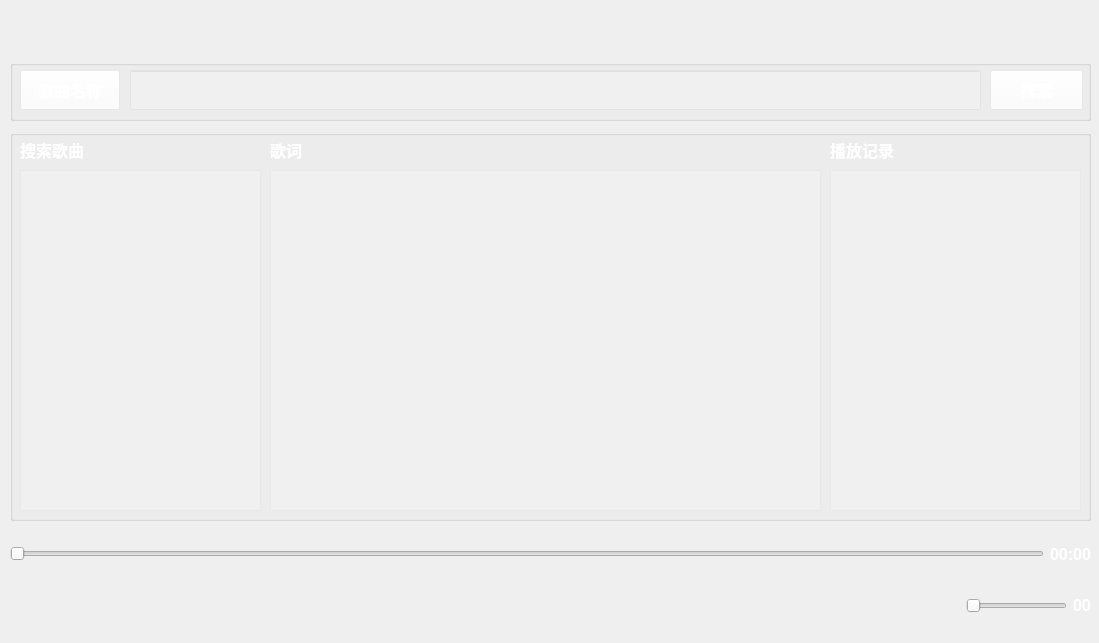
<?xml version="1.0" encoding="UTF-8"?>
<ui version="4.0">
 <class>MainWidget</class>
 <widget class="QWidget" name="MainWidget">
  <property name="geometry">
   <rect>
    <x>0</x>
    <y>0</y>
    <width>1099</width>
    <height>643</height>
   </rect>
  </property>
  <property name="windowTitle">
   <string>MainWidget</string>
  </property>
  <widget class="QGroupBox" name="groupBox">
   <property name="geometry">
    <rect>
     <x>10</x>
     <y>60</y>
     <width>1081</width>
     <height>61</height>
    </rect>
   </property>
   <property name="title">
    <string/>
   </property>
   <widget class="QPushButton" name="pushButton">
    <property name="geometry">
     <rect>
      <x>10</x>
      <y>10</y>
      <width>100</width>
      <height>40</height>
     </rect>
    </property>
    <property name="font">
     <font>
      <pointsize>12</pointsize>
      <bold>true</bold>
     </font>
    </property>
    <property name="cursor">
     <cursorShape>ArrowCursor</cursorShape>
    </property>
    <property name="styleSheet">
     <string notr="true">color:rgb(255,255,255);
background-color:rgba(255,255,255,50);</string>
    </property>
    <property name="text">
     <string>歌曲名称</string>
    </property>
    <property name="iconSize">
     <size>
      <width>20</width>
      <height>20</height>
     </size>
    </property>
   </widget>
   <widget class="QLineEdit" name="lineEdit_Search">
    <property name="geometry">
     <rect>
      <x>120</x>
      <y>10</y>
      <width>851</width>
      <height>40</height>
     </rect>
    </property>
    <property name="font">
     <font>
      <family>新宋体</family>
      <pointsize>12</pointsize>
      <bold>false</bold>
     </font>
    </property>
    <property name="styleSheet">
     <string notr="true">color:rgb(255,255,255);
background-color:rgba(255,255,255,50);</string>
    </property>
    <property name="text">
     <string/>
    </property>
   </widget>
   <widget class="QPushButton" name="pushButton_Search">
    <property name="geometry">
     <rect>
      <x>980</x>
      <y>10</y>
      <width>93</width>
      <height>40</height>
     </rect>
    </property>
    <property name="font">
     <font>
      <pointsize>12</pointsize>
      <bold>true</bold>
     </font>
    </property>
    <property name="styleSheet">
     <string notr="true">color:rgb(255,255,255);
background-color:rgba(255,255,255,50);</string>
    </property>
    <property name="text">
     <string>搜索</string>
    </property>
   </widget>
  </widget>
  <widget class="QGroupBox" name="groupBox_2">
   <property name="geometry">
    <rect>
     <x>10</x>
     <y>130</y>
     <width>1081</width>
     <height>391</height>
    </rect>
   </property>
   <property name="title">
    <string/>
   </property>
   <widget class="QLabel" name="label">
    <property name="geometry">
     <rect>
      <x>10</x>
      <y>10</y>
      <width>81</width>
      <height>20</height>
     </rect>
    </property>
    <property name="font">
     <font>
      <pointsize>12</pointsize>
      <bold>true</bold>
     </font>
    </property>
    <property name="styleSheet">
     <string notr="true">color:rgb(255,255,255);</string>
    </property>
    <property name="text">
     <string>搜索歌曲</string>
    </property>
   </widget>
   <widget class="QListWidget" name="listWidget_History">
    <property name="geometry">
     <rect>
      <x>820</x>
      <y>40</y>
      <width>251</width>
      <height>341</height>
     </rect>
    </property>
    <property name="cursor" stdset="0">
     <cursorShape>OpenHandCursor</cursorShape>
    </property>
    <property name="styleSheet">
     <string notr="true">color:rgb(255,255,255);
background-color:rgba(255,255,255,50);</string>
    </property>
   </widget>
   <widget class="QTextBrowser" name="textBrowser_Lyric">
    <property name="geometry">
     <rect>
      <x>260</x>
      <y>40</y>
      <width>551</width>
      <height>341</height>
     </rect>
    </property>
    <property name="cursor" stdset="0">
     <cursorShape>OpenHandCursor</cursorShape>
    </property>
    <property name="styleSheet">
     <string notr="true">color:rgb(255,255,255);
background-color:rgba(255,255,255,50);</string>
    </property>
   </widget>
   <widget class="QListWidget" name="listWidget_Search">
    <property name="geometry">
     <rect>
      <x>10</x>
      <y>40</y>
      <width>241</width>
      <height>341</height>
     </rect>
    </property>
    <property name="cursor" stdset="0">
     <cursorShape>OpenHandCursor</cursorShape>
    </property>
    <property name="styleSheet">
     <string notr="true">color:rgb(255,255,255);
background-color:rgba(255,255,255,50);</string>
    </property>
   </widget>
   <widget class="QLabel" name="label_2">
    <property name="geometry">
     <rect>
      <x>260</x>
      <y>10</y>
      <width>67</width>
      <height>20</height>
     </rect>
    </property>
    <property name="font">
     <font>
      <pointsize>12</pointsize>
      <bold>true</bold>
     </font>
    </property>
    <property name="styleSheet">
     <string notr="true">color:rgb(255,255,255);</string>
    </property>
    <property name="text">
     <string>歌词</string>
    </property>
   </widget>
   <widget class="QLabel" name="label_3">
    <property name="geometry">
     <rect>
      <x>820</x>
      <y>10</y>
      <width>81</width>
      <height>20</height>
     </rect>
    </property>
    <property name="font">
     <font>
      <pointsize>12</pointsize>
      <bold>true</bold>
     </font>
    </property>
    <property name="styleSheet">
     <string notr="true">color:rgb(255,255,255);</string>
    </property>
    <property name="text">
     <string>播放记录</string>
    </property>
   </widget>
  </widget>
  <widget class="QWidget" name="layoutWidget">
   <property name="geometry">
    <rect>
     <x>940</x>
     <y>0</y>
     <width>161</width>
     <height>51</height>
    </rect>
   </property>
   <layout class="QHBoxLayout" name="horizontalLayout">
    <item>
     <widget class="QPushButton" name="pushButton_About">
      <property name="cursor">
       <cursorShape>OpenHandCursor</cursorShape>
      </property>
      <property name="styleSheet">
       <string notr="true">QPushButton
{
border-radius:0px; 
background-repeat:no-repeat;
border:none;
background-position:center center;
}
QPushButton:hover
{
background-color:rgba(230,0,0,0.5);
}
QPushButton:pressed
{
background-color:rgba(95,95,95,100);
border-color:rgba(255,255,255,30);
border-style:inset;
color:rgba(0,0,0,100);
}</string>
      </property>
      <property name="text">
       <string/>
      </property>
      <property name="icon">
       <iconset resource="images.qrc">
        <normaloff>:/images/about.png</normaloff>:/images/about.png</iconset>
      </property>
      <property name="iconSize">
       <size>
        <width>32</width>
        <height>32</height>
       </size>
      </property>
     </widget>
    </item>
    <item>
     <widget class="QPushButton" name="pushButton_Skin">
      <property name="cursor">
       <cursorShape>OpenHandCursor</cursorShape>
      </property>
      <property name="styleSheet">
       <string notr="true">QPushButton
{
border-radius:0px;
background-repeat:no-repeat;
border:none;
background-position:center center;
}
QPushButton:hover
{
background-color:rgba(230,0,0,0.5);
}
QPushButton:pressed
{
background-color:rgba(95,95,95,100);
border-color:rgba(255,255,255,30);
border-style:inset;
color:rgba(0,0,0,100);
}</string>
      </property>
      <property name="text">
       <string/>
      </property>
      <property name="icon">
       <iconset resource="images.qrc">
        <normaloff>:/images/skin.png</normaloff>:/images/skin.png</iconset>
      </property>
      <property name="iconSize">
       <size>
        <width>32</width>
        <height>32</height>
       </size>
      </property>
     </widget>
    </item>
    <item>
     <widget class="QPushButton" name="pushButton_Close">
      <property name="cursor">
       <cursorShape>OpenHandCursor</cursorShape>
      </property>
      <property name="styleSheet">
       <string notr="true">QPushButton
{
border-radius:0px;
background-repeat:no-repeat;
border:none;
background-position:center center;
}
QPushButton:hover
{
background-color:rgba(230,0,0,0.5);
}
QPushButton:pressed
{
background-color:rgba(95,95,95,100);
border-color:rgba(255,255,255,30);
border-style:inset;
color:rgba(0,0,0,100);
}</string>
      </property>
      <property name="text">
       <string/>
      </property>
      <property name="icon">
       <iconset resource="images.qrc">
        <normaloff>:/images/quit.png</normaloff>:/images/quit.png</iconset>
      </property>
      <property name="iconSize">
       <size>
        <width>32</width>
        <height>32</height>
       </size>
      </property>
     </widget>
    </item>
   </layout>
  </widget>
  <widget class="QWidget" name="layoutWidget">
   <property name="geometry">
    <rect>
     <x>10</x>
     <y>540</y>
     <width>1081</width>
     <height>28</height>
    </rect>
   </property>
   <layout class="QHBoxLayout" name="horizontalLayout_2">
    <item>
     <widget class="QSlider" name="TimeSlider">
      <property name="cursor">
       <cursorShape>OpenHandCursor</cursorShape>
      </property>
      <property name="maximum">
       <number>100</number>
      </property>
      <property name="orientation">
       <enum>Qt::Horizontal</enum>
      </property>
     </widget>
    </item>
    <item>
     <widget class="QLabel" name="label_Time">
      <property name="font">
       <font>
        <pointsize>12</pointsize>
        <bold>true</bold>
       </font>
      </property>
      <property name="styleSheet">
       <string notr="true">color:rgb(255,255,255);</string>
      </property>
      <property name="text">
       <string>00:00</string>
      </property>
     </widget>
    </item>
   </layout>
  </widget>
  <widget class="QWidget" name="layoutWidget">
   <property name="geometry">
    <rect>
     <x>10</x>
     <y>580</y>
     <width>1081</width>
     <height>51</height>
    </rect>
   </property>
   <layout class="QHBoxLayout" name="horizontalLayout_3">
    <item>
     <widget class="QPushButton" name="pushButton_Last">
      <property name="cursor">
       <cursorShape>OpenHandCursor</cursorShape>
      </property>
      <property name="toolTip">
       <string>上一曲</string>
      </property>
      <property name="styleSheet">
       <string notr="true">QPushButton
{
border-radius:0px; 
background-repeat:no-repeat;
border:none;
background-position:center center;
}
QPushButton:hover
{
background-color:rgba(230,0,0,0.5);
}
QPushButton:pressed
{
background-color:rgba(95,95,95,100);
border-color:rgba(255,255,255,30);
border-style:inset;
color:rgba(0,0,0,100);
}</string>
      </property>
      <property name="text">
       <string/>
      </property>
      <property name="icon">
       <iconset resource="images.qrc">
        <normaloff>:/images/pre-hover.png</normaloff>:/images/pre-hover.png</iconset>
      </property>
      <property name="iconSize">
       <size>
        <width>32</width>
        <height>32</height>
       </size>
      </property>
     </widget>
    </item>
    <item>
     <spacer name="horizontalSpacer_8">
      <property name="orientation">
       <enum>Qt::Horizontal</enum>
      </property>
      <property name="sizeHint" stdset="0">
       <size>
        <width>40</width>
        <height>20</height>
       </size>
      </property>
     </spacer>
    </item>
    <item>
     <layout class="QHBoxLayout" name="horizontalLayout_4"/>
    </item>
    <item>
     <spacer name="horizontalSpacer_6">
      <property name="orientation">
       <enum>Qt::Horizontal</enum>
      </property>
      <property name="sizeHint" stdset="0">
       <size>
        <width>40</width>
        <height>20</height>
       </size>
      </property>
     </spacer>
    </item>
    <item>
     <widget class="QPushButton" name="pushButton_Play">
      <property name="cursor">
       <cursorShape>OpenHandCursor</cursorShape>
      </property>
      <property name="toolTip">
       <string>播放|暂停</string>
      </property>
      <property name="styleSheet">
       <string notr="true">QPushButton
{
border-radius:0px; 
background-repeat:no-repeat;
border:none;
background-position:center center;
}
QPushButton:hover
{
background-color:rgba(230,0,0,0.5);
}
QPushButton:pressed
{
background-color:rgba(95,95,95,100);
border-color:rgba(255,255,255,30);
border-style:inset;
color:rgba(0,0,0,100);
}</string>
      </property>
      <property name="text">
       <string/>
      </property>
      <property name="icon">
       <iconset resource="images.qrc">
        <normaloff>:/images/pase-hover.png</normaloff>:/images/pase-hover.png</iconset>
      </property>
      <property name="iconSize">
       <size>
        <width>32</width>
        <height>32</height>
       </size>
      </property>
     </widget>
    </item>
    <item>
     <spacer name="horizontalSpacer_5">
      <property name="orientation">
       <enum>Qt::Horizontal</enum>
      </property>
      <property name="sizeHint" stdset="0">
       <size>
        <width>40</width>
        <height>20</height>
       </size>
      </property>
     </spacer>
    </item>
    <item>
     <spacer name="horizontalSpacer_7">
      <property name="orientation">
       <enum>Qt::Horizontal</enum>
      </property>
      <property name="sizeHint" stdset="0">
       <size>
        <width>40</width>
        <height>20</height>
       </size>
      </property>
     </spacer>
    </item>
    <item>
     <widget class="QPushButton" name="pushButton_Next">
      <property name="cursor">
       <cursorShape>OpenHandCursor</cursorShape>
      </property>
      <property name="toolTip">
       <string>下一曲</string>
      </property>
      <property name="styleSheet">
       <string notr="true">QPushButton
{
border-radius:0px; 
background-repeat:no-repeat;
border:none;
background-position:center center;
}
QPushButton:hover
{
background-color:rgba(230,0,0,0.5);
}
QPushButton:pressed
{
background-color:rgba(95,95,95,100);
border-color:rgba(255,255,255,30);
border-style:inset;
color:rgba(0,0,0,100);
}</string>
      </property>
      <property name="text">
       <string/>
      </property>
      <property name="icon">
       <iconset resource="images.qrc">
        <normaloff>:/images/next-hover.png</normaloff>:/images/next-hover.png</iconset>
      </property>
      <property name="iconSize">
       <size>
        <width>32</width>
        <height>32</height>
       </size>
      </property>
     </widget>
    </item>
    <item>
     <spacer name="horizontalSpacer_4">
      <property name="orientation">
       <enum>Qt::Horizontal</enum>
      </property>
      <property name="sizeHint" stdset="0">
       <size>
        <width>40</width>
        <height>20</height>
       </size>
      </property>
     </spacer>
    </item>
    <item>
     <spacer name="horizontalSpacer_3">
      <property name="orientation">
       <enum>Qt::Horizontal</enum>
      </property>
      <property name="sizeHint" stdset="0">
       <size>
        <width>40</width>
        <height>20</height>
       </size>
      </property>
     </spacer>
    </item>
    <item>
     <widget class="QPushButton" name="pushButton_Loop">
      <property name="cursor">
       <cursorShape>OpenHandCursor</cursorShape>
      </property>
      <property name="toolTip">
       <string>循环播放</string>
      </property>
      <property name="styleSheet">
       <string notr="true">QPushButton
{
border-radius:0px; 
background-repeat:no-repeat;
border:none;
background-position:center center;
}
QPushButton:hover
{
background-color:rgba(230,0,0,0.5);
}
QPushButton:pressed
{
background-color:rgba(95,95,95,100);
border-color:rgba(255,255,255,30);
border-style:inset;
color:rgba(0,0,0,100);
}</string>
      </property>
      <property name="text">
       <string/>
      </property>
      <property name="icon">
       <iconset resource="images.qrc">
        <normaloff>:/images/loop-hover.png</normaloff>:/images/loop-hover.png</iconset>
      </property>
      <property name="iconSize">
       <size>
        <width>32</width>
        <height>32</height>
       </size>
      </property>
     </widget>
    </item>
    <item>
     <spacer name="horizontalSpacer_2">
      <property name="orientation">
       <enum>Qt::Horizontal</enum>
      </property>
      <property name="sizeHint" stdset="0">
       <size>
        <width>40</width>
        <height>20</height>
       </size>
      </property>
     </spacer>
    </item>
    <item>
     <spacer name="horizontalSpacer">
      <property name="orientation">
       <enum>Qt::Horizontal</enum>
      </property>
      <property name="sizeHint" stdset="0">
       <size>
        <width>40</width>
        <height>20</height>
       </size>
      </property>
     </spacer>
    </item>
    <item>
     <widget class="QSlider" name="VolumnSlider">
      <property name="cursor">
       <cursorShape>OpenHandCursor</cursorShape>
      </property>
      <property name="maximum">
       <number>100</number>
      </property>
      <property name="pageStep">
       <number>30</number>
      </property>
      <property name="orientation">
       <enum>Qt::Horizontal</enum>
      </property>
     </widget>
    </item>
    <item>
     <widget class="QLabel" name="label_Volumn">
      <property name="font">
       <font>
        <pointsize>12</pointsize>
        <bold>true</bold>
       </font>
      </property>
      <property name="styleSheet">
       <string notr="true">color:rgb(255,255,255);</string>
      </property>
      <property name="text">
       <string>00</string>
      </property>
     </widget>
    </item>
   </layout>
  </widget>
  <zorder>layoutWidget</zorder>
  <zorder>layoutWidget</zorder>
  <zorder>layoutWidget</zorder>
  <zorder>groupBox_2</zorder>
  <zorder>groupBox</zorder>
 </widget>
 <resources>
  <include location="images.qrc"/>
 </resources>
 <connections/>
</ui>
